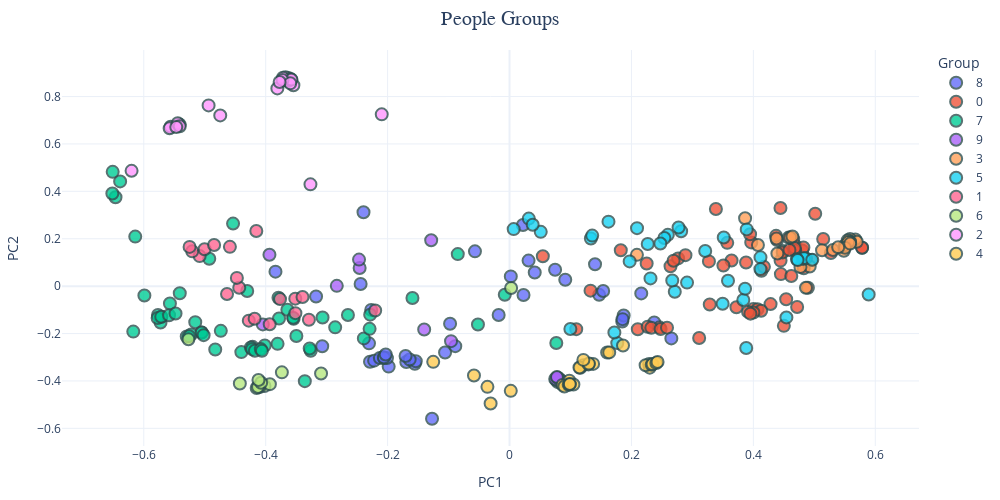

Notebook code cell kept with this figure:
### Code cell
fig = px.scatter(x="x_embedding", y="y_embedding", color="Group", hover_data=["Name", "About_Me", "Favorite_Music_Genres", "Outgoing", "Outdoorsy", "Politically_Correct"], data_frame=our_people,
            title = "People Groups",
            labels={ 
                "x_embedding": "PC1",  "y_embedding": "PC2"
            },
            width=1000, height=500,
            )

# Customize hover label appearance
fig.for_each_trace(lambda trace: trace.update(
    hoverlabel=dict(
        bgcolor="white",  # Dark background with transparency
        font_size=14,  # Font size
        font_family="Arial",  # Font family
        font_color=trace.marker.color,  # White text
        bordercolor=trace.marker.color,  # Border color based on the trace's color
    ),
    hovertemplate=(
        "<b> Name: </b> %{customdata[0]}<br>"  # Show Name
        "<b> About Me: </b> %{customdata[1]}<br>"  # Show About Me
        "<b> Favorite Music Genres: </b> %{customdata[2]}<br>"  # Show Favorite Music Genres
        "<b> Outgoing: </b> %{customdata[3]}<br>"  # Show Outgoing
        "<b> Outdoorsy: </b> %{customdata[4]}<br>"  # Show Outdoorsy
        "<b> Politically Correct: </b> %{customdata[5]}<br>"  # Show Politically Correct
        "<extra></extra>"  # Remove trace info from the hover
    )
    ))

fig.update_layout(
    title_font_size=20, 
    title_font_family="Arial", 
    title_x=0.5,  # Center the title
    xaxis_title_font_size=14, 
    yaxis_title_font_size=14,
    showlegend=True,
    legend_title="Group",
    legend_title_font_size=14,
    legend_font_size=12,
    margin=dict(l=50, r=50, t=50, b=50),  # Adjust margins for better spacing
    template="plotly_white"  # Clean white background
)

fig.update_traces(marker=dict(size=12, opacity=0.8, line=dict(width=2, color='DarkSlateGrey')))

fig.show()

### Figure 1 — Plotly figure (JSON) as saved in the notebook; plotly's stock layout.template omitted (floating-point values rounded to 4 significant figures; data arrays with more than 128 entries replaced by an {"elided": "..."} marker saying what was removed)
{"data": [{"customdata": {"elided": "43x6 mixed values"}, "hoverlabel": {"bgcolor": "white", "bordercolor": "#636efa", "font": {"color": "#636efa", "family": "Arial", "size": 14}}, "hovertemplate": "<b> Name: </b> %{customdata[0]}<br><b> About Me: </b> %{customdata[1]}<br><b> Favorite Music Genres: </b> %{customdata[2]}<br><b> Outgoing: </b> %{customdata[3]}<br><b> Outdoorsy: </b> %{customdata[4]}<br><b> Politically Correct: </b> %{customdata[5]}<br><extra></extra>", "legendgroup": "8", "marker": {"color": "#636efa", "line": {"color": "DarkSlateGrey", "width": 2}, "opacity": 0.8, "size": 12, "symbol": "circle"}, "mode": "markers", "name": "8", "orientation": "v", "showlegend": true, "type": "scatter", "x": [-0.3174, -0.05669, -0.2443, -0.3839, -0.2396, 0.2655, 0.1849, 0.1872, -0.01784, -0.09752, 0.1855, 0.03123, 0.2161, 0.09143, 0.002098, 0.02206, 0.147, 0.02294, 0.04135, 0.1403, 0.07474, 0.1536, -0.089, -0.2289, -0.3073, -0.2305, -0.1271, -0.1057, -0.2269, 0.2374, -0.2077, -0.1983, -0.2221, -0.1693, -0.2127, -0.1553, -0.2056, -0.1538, -0.2011, -0.1638, -0.2061, -0.1705, -0.2031], "xaxis": "x", "y": [-0.04392, 0.1469, 0.008821, 0.06115, 0.3118, -0.2203, -0.1492, -0.1236, -0.1217, -0.1585, -0.1392, 0.1079, -0.03067, 0.02717, 0.04107, 0.2582, -0.03664, -0.0375, 0.05758, 0.0925, 0.06937, -0.02056, -0.2532, -0.3186, -0.2534, -0.2414, -0.5592, -0.2801, -0.1001, -0.1534, -0.3, -0.3395, -0.3143, -0.3203, -0.3029, -0.3271, -0.3031, -0.3165, -0.3035, -0.3096, -0.3009, -0.2946, -0.2883], "yaxis": "y"}, {"customdata": {"elided": "63x6 mixed values"}, "hoverlabel": {"bgcolor": "white", "bordercolor": "#EF553B", "font": {"color": "#EF553B", "family": "Arial", "size": 14}}, "hovertemplate": "<b> Name: </b> %{customdata[0]}<br><b> About Me: </b> %{customdata[1]}<br><b> Favorite Music Genres: </b> %{customdata[2]}<br><b> Outgoing: </b> %{customdata[3]}<br><b> Outdoorsy: </b> %{customdata[4]}<br><b> Politically Correct: </b> %{customdata[5]}<br><extra></extra>", "legendgroup": "0", "marker": {"color": "#EF553B", "line": {"color": "DarkSlateGrey", "width": 2}, "opacity": 0.8, "size": 12, "symbol": "circle"}, "mode": "markers", "name": "0", "orientation": "v", "showlegend": true, "type": "scatter", "x": [0.2641, 0.05461, 0.4452, 0.45, 0.4622, 0.2766, 0.4948, 0.225, 0.48, 0.3111, 0.4826, 0.4132, 0.4445, 0.5784, 0.3284, 0.5015, 0.5784, 0.4684, 0.2692, 0.3965, 0.3643, 0.4654, 0.4446, 0.4389, 0.4173, 0.3509, 0.3946, 0.3572, 0.3881, 0.4373, 0.3271, 0.5271, 0.2886, 0.3722, 0.3386, 0.4895, 0.4578, 0.1825, 0.4538, 0.1094, 0.4718, 0.5146, 0.1329, 0.4821, 0.4282, 0.2104, 0.4484, 0.4, 0.2459, 0.4481, 0.4067, 0.2267, 0.4688, 0.4128, 0.2327, 0.4677, 0.4, 0.2479, 0.4679, 0.3914, 0.2583, 0.4593, 0.3952], "xaxis": "x", "y": [0.08376, 0.1263, 0.05086, -0.1675, 0.04277, 0.117, 0.1099, 0.09555, 0.1506, -0.2184, 0.07531, 0.0651, 0.3295, 0.1618, -0.07747, 0.3055, 0.1618, 0.1721, 0.1072, 0.1847, 0.1084, 0.1976, 0.1078, 0.1949, 0.08134, 0.087, 0.2192, 0.1826, 0.1001, 0.2122, 0.1045, 0.1396, 0.1308, -0.08887, 0.3257, -0.006882, 0.2047, 0.1515, -0.0553, -0.1815, -0.08769, 0.1987, -0.01892, 0.1629, -0.07565, -0.1818, 0.1488, -0.09665, -0.1738, 0.1423, -0.09762, -0.1715, 0.1497, -0.104, -0.1755, 0.151, -0.1111, -0.1808, 0.1609, -0.1085, -0.1751, 0.1525, -0.1159], "yaxis": "y"}, {"customdata": {"elided": "57x6 mixed values"}, "hoverlabel": {"bgcolor": "white", "bordercolor": "#00cc96", "font": {"color": "#00cc96", "family": "Arial", "size": 14}}, "hovertemplate": "<b> Name: </b> %{customdata[0]}<br><b> About Me: </b> %{customdata[1]}<br><b> Favorite Music Genres: </b> %{customdata[2]}<br><b> Outgoing: </b> %{customdata[3]}<br><b> Outdoorsy: </b> %{customdata[4]}<br><b> Politically Correct: </b> %{customdata[5]}<br><extra></extra>", "legendgroup": "7", "marker": {"color": "#00cc96", "line": {"color": "DarkSlateGrey", "width": 2}, "opacity": 0.8, "size": 12, "symbol": "circle"}, "mode": "markers", "name": "7", "orientation": "v", "showlegend": true, "type": "scatter", "x": [-0.239, -0.00779, -0.1593, -0.05178, -0.08488, -0.3805, -0.4736, -0.3644, -0.2295, -0.3261, -0.3781, -0.2286, -0.5295, -0.4828, -0.5725, -0.5051, -0.5155, -0.4399, -0.5223, -0.5051, -0.3497, -0.5019, -0.3542, -0.4015, -0.5571, -0.286, -0.3549, -0.3067, -0.3278, -0.5257, -0.3358, -0.379, -0.2651, -0.4303, -0.6388, -0.4535, 0.07675, -0.6464, -0.6172, -0.614, -0.599, -0.651, -0.4926, -0.6516, -0.541, -0.4216, -0.5714, -0.4243, -0.5767, -0.4223, -0.5773, -0.4177, -0.5713, -0.408, -0.5585, -0.4062, -0.5479], "xaxis": "x", "y": [-0.2204, -0.03634, -0.04974, -0.1619, 0.1352, -0.2435, -0.1886, -0.09962, -0.1802, -0.2724, -0.1365, -0.1203, -0.2123, -0.2671, -0.1537, -0.1956, -0.1519, -0.2782, -0.2035, -0.1956, -0.2101, -0.2067, -0.1375, -0.2506, -0.07351, -0.1738, -0.1337, -0.132, -0.2633, -0.2116, -0.4007, -0.04896, -0.1219, -0.02047, 0.4418, 0.264, -0.2398, 0.3751, -0.1917, 0.209, -0.03927, 0.4822, 0.1156, 0.3906, -0.03011, -0.256, -0.1296, -0.2585, -0.1214, -0.2657, -0.1344, -0.2728, -0.1292, -0.2656, -0.1227, -0.2729, -0.1156], "yaxis": "y"}, {"customdata": [["Michael Brown", "I am calm and enjoy relaxing activities.<br>I like country music and am somewhat<br>accepting of politically incorrect<br>jokes. I am interested in nature and<br>gardening. My hobbies include cooking<br>and reading.", "Country, Blues, Rock", 3, 3, 3], ["Aisha Musa", "I am gentle and enjoy creative<br>activities. I like jazz music and am<br>somewhat accepting of politically<br>incorrect jokes. I am interested in art<br>and painting. My hobbies include cooking<br>and photography.", "Jazz, Classical, Indie", 3, 3, 3], ["Mei Lin", "I am diligent, and I enjoy gardening.<br>I'm a fan of Jay Chou, and I embrace<br>tradition. I love dancing, and I am<br>patient.", "Pop, Classical, Indie", 3, 3, 2], ["Ethan Williams", "I am calm, and I enjoy fishing. I'm a<br>fan of Johnny Cash, and I embrace<br>history. I love running, and I am<br>sincere.", "Rock, Country", 3, 4, 4], ["Aisha Khan", "I am a curious and thoughtful individual<br>who finds joy in learning about<br>different cultures and philosophies. I<br>enjoy exploring new cuisines and<br>practicing yoga for mindfulness. My<br>favorite music includes indie and world<br>music, and I am passionate about social<br>justice and environmental<br>sustainability.", "Indie, World, Folk", 4, 3, 2], ["Priya Patel", "Thoughtful and reliable, I enjoy<br>volunteering at the local animal shelter<br>and reading philosophical books. I am<br>passionate about animal welfare and<br>ethical living. My favorite music genres<br>are indie and folk, and I enjoy<br>gardening and spending time in nature.", "Indie, Folk, Classical", 3, 3, 2], ["Fatima Khan", "I am a thoughtful and compassionate<br>person who volunteers at a local soup<br>kitchen and advocates for human rights.<br>I am passionate about social justice and<br>global equality. My favorite music<br>genres are soul and gospel, and I enjoy<br>reading poetry and attending community<br>events.", "Soul, Gospel, R&B", 3, 2, 2], ["Victoria Green", "Analytical and reliable, I enjoy<br>studying botany and learning about plant<br>life and ecosystems. I am passionate<br>about botany and environmental science.<br>My favorite music genres are classical<br>and folk, and I enjoy visiting botanical<br>gardens and nature reserves.", "Classical, Folk, World", 3, 3, 4], ["Willow Reed", "Creative and empathetic, I find joy in<br>helping animals and volunteering at an<br>animal shelter. I am passionate about<br>animal welfare and animal rescue. My<br>favorite music genres are folk and<br>country, and I enjoy spending time with<br>animals and attending animal adoption<br>events.", "Folk, Country, Indie", 4, 2, 2], ["Caroline Morgan", "Creative and empathetic, I find joy in<br>volunteering at an animal rescue shelter<br>and caring for abandoned animals. I am<br>passionate about animal welfare and<br>animal rescue. My favorite music genres<br>are folk and country, and I enjoy<br>spending time with animals and attending<br>animal adoption events.", "Folk, Country, Indie", 4, 2, 2], ["Ruby Perry", "Creative and empathetic, I find joy in<br>volunteering at an animal shelter and<br>caring for stray and abandoned animals.<br>I am passionate about animal welfare and<br>animal rescue. My favorite music genres<br>are folk and country, and I enjoy<br>spending time with animals and attending<br>animal adoption events in my city.", "Folk, Country, Indie", 4, 2, 2], ["Serenity Reed", "Creative and empathetic, I find joy in<br>volunteering at an animal shelter and<br>caring for stray and abandoned animals<br>and giving them love and attention. I am<br>passionate about animal welfare and<br>animal rescue and protecting animal<br>rights. My favorite music genres are<br>folk and country, and I enjoy spending<br>time with animals and attending animal<br>adoption events in my city and region.", "Folk, Country, Indie", 4, 2, 2], ["Genevieve Perry", "Creative and empathetic, I find joy in<br>volunteering at an animal shelter and<br>caring for stray and abandoned animals<br>and giving them love and affection and<br>support. I am passionate about animal<br>welfare and animal rescue and protecting<br>animal rights and promoting animal well-<br>being. My favorite music genres are folk<br>and country, and I enjoy spending time<br>with animals and attending animal<br>adoption events in my city and region<br>and advocating for animal rights and<br>welfare.", "Folk, Country, Indie", 4, 2, 2], ["Arya Reed", "Creative and empathetic, I find joy in<br>volunteering at an animal shelter and<br>caring for stray and abandoned animals<br>and giving them love and affection and<br>support and care. I am passionate about<br>animal welfare and animal rescue and<br>protecting animal rights and promoting<br>animal well-being and compassion towards<br>animals. My favorite music genres are<br>folk and country, and I enjoy spending<br>time with animals and attending animal<br>adoption events in my city and region<br>and advocating for animal rights and<br>welfare and promoting responsible pet<br>ownership.", "Folk, Country, Indie", 4, 2, 2], ["Natalia Perry", "Creative and empathetic, I find joy in<br>volunteering at an animal shelter and<br>caring for stray and abandoned animals<br>and giving them love and affection and<br>support and care and compassion. I am<br>passionate about animal welfare and<br>animal rescue and protecting animal<br>rights and promoting animal well-being<br>and compassion towards animals and<br>advocating for animal protection. My<br>favorite music genres are folk and<br>country, and I enjoy spending time with<br>animals and attending animal adoption<br>events in my city and region and<br>advocating for animal rights and welfare<br>and promoting responsible pet ownership<br>and animal rescue and adoption<br>initiatives.", "Folk, Country, Indie", 4, 2, 2]], "hoverlabel": {"bgcolor": "white", "bordercolor": "#ab63fa", "font": {"color": "#ab63fa", "family": "Arial", "size": 14}}, "hovertemplate": "<b> Name: </b> %{customdata[0]}<br><b> About Me: </b> %{customdata[1]}<br><b> Favorite Music Genres: </b> %{customdata[2]}<br><b> Outgoing: </b> %{customdata[3]}<br><b> Outdoorsy: </b> %{customdata[4]}<br><b> Politically Correct: </b> %{customdata[5]}<br><extra></extra>", "legendgroup": "9", "marker": {"color": "#ab63fa", "line": {"color": "DarkSlateGrey", "width": 2}, "opacity": 0.8, "size": 12, "symbol": "circle"}, "mode": "markers", "name": "9", "orientation": "v", "showlegend": true, "type": "scatter", "x": [-0.2459, -0.2833, -0.2469, -0.1285, -0.14, -0.4047, -0.09593, -0.3938, 0.08176, 0.0843, 0.0792, 0.07685, 0.07496, 0.0785, 0.07771], "xaxis": "x", "y": [0.07652, 0.001171, 0.112, 0.1934, -0.1831, -0.1613, -0.232, 0.1323, -0.3911, -0.3983, -0.4045, -0.3965, -0.3917, -0.3857, -0.3833], "yaxis": "y"}, {"customdata": {"elided": "24x6 mixed values"}, "hoverlabel": {"bgcolor": "white", "bordercolor": "#FFA15A", "font": {"color": "#FFA15A", "family": "Arial", "size": 14}}, "hovertemplate": "<b> Name: </b> %{customdata[0]}<br><b> About Me: </b> %{customdata[1]}<br><b> Favorite Music Genres: </b> %{customdata[2]}<br><b> Outgoing: </b> %{customdata[3]}<br><b> Outdoorsy: </b> %{customdata[4]}<br><b> Politically Correct: </b> %{customdata[5]}<br><extra></extra>", "legendgroup": "3", "marker": {"color": "#FFA15A", "line": {"color": "DarkSlateGrey", "width": 2}, "opacity": 0.8, "size": 12, "symbol": "circle"}, "mode": "markers", "name": "3", "orientation": "v", "showlegend": true, "type": "scatter", "x": [0.209, 0.4606, 0.4641, 0.3865, 0.4379, 0.4075, 0.5127, 0.4924, 0.4394, 0.4863, 0.5484, 0.4773, 0.5306, 0.5672, 0.5585, 0.5697, 0.5578, 0.555, 0.5587, 0.5505, 0.5557, 0.5503, 0.5589, 0.5392], "xaxis": "x", "y": [0.132, 0.205, 0.2096, 0.2867, 0.2008, 0.1736, 0.1513, 0.08294, 0.138, -0.007043, 0.1496, 0.08072, 0.1526, 0.1967, 0.1988, 0.1871, 0.1895, 0.1936, 0.1852, 0.1729, 0.1861, 0.1623, 0.1796, 0.1641], "yaxis": "y"}, {"customdata": {"elided": "40x6 mixed values"}, "hoverlabel": {"bgcolor": "white", "bordercolor": "#19d3f3", "font": {"color": "#19d3f3", "family": "Arial", "size": 14}}, "hovertemplate": "<b> Name: </b> %{customdata[0]}<br><b> About Me: </b> %{customdata[1]}<br><b> Favorite Music Genres: </b> %{customdata[2]}<br><b> Outgoing: </b> %{customdata[3]}<br><b> Outdoorsy: </b> %{customdata[4]}<br><b> Politically Correct: </b> %{customdata[5]}<br><extra></extra>", "legendgroup": "5", "marker": {"color": "#19d3f3", "line": {"color": "DarkSlateGrey", "width": 2}, "opacity": 0.8, "size": 12, "symbol": "circle"}, "mode": "markers", "name": "5", "orientation": "v", "showlegend": true, "type": "scatter", "x": [0.1768, 0.2711, 0.321, 0.3891, 0.1624, 0.3514, 0.2092, 0.1335, 0.2597, 0.1356, 0.2816, 0.006809, 0.2773, 0.03159, 0.2541, 0.05121, 0.1971, 0.038, 0.2475, 0.2267, 0.4542, 0.3883, 0.2312, 0.4117, 0.172, 0.3496, 0.09985, 0.3835, 0.3864, 0.5891, 0.3584, 0.2912, 0.267, 0.4116, 0.4815, 0.4864, 0.4831, 0.4716, 0.4727, 0.4967], "xaxis": "x", "y": [-0.2402, -0.0237, 0.1481, 0.2395, 0.2721, 0.2054, 0.2447, 0.2013, 0.2164, 0.2132, 0.2315, 0.2407, 0.2477, 0.285, 0.2031, 0.229, 0.1044, 0.259, 0.1801, 0.1779, -0.1319, -0.261, 0.03265, 0.1215, -0.1957, -0.07449, -0.1808, -0.05835, -0.01076, -0.03493, 0.02265, 0.01495, 0.02397, 0.0719, 0.1151, 0.1172, 0.1188, 0.1134, 0.1098, 0.1111], "yaxis": "y"}, {"customdata": [["Elijah Smith", "I am a software developer who enjoys<br>coding and problem-solving. I value<br>logic and efficiency in all aspects of<br>life. In my free time, I enjoy playing<br>video games and watching sci-fi movies.<br>I am reserved, appreciate electronic<br>music, and prefer quiet evenings at<br>home.", "Electronic, Indie", 2, 1, 2], ["Michael Sato", "I'm a botanist who studies plants and<br>their ecosystems. Nature and<br>sustainability are topics close to my<br>heart. I often spend time in botanical<br>gardens and conducting field research. I<br>am reserved, appreciate classical music,<br>and prefer quiet environments for<br>focused work.", "Classical, Jazz", 1, 1, 1], ["Daniel Chen", "I'm a data scientist who enjoys<br>analyzing complex datasets and<br>extracting insights. Logic and precision<br>are fundamental to my work. I often<br>spend time developing algorithms and<br>creating data visualizations. I am<br>reserved, appreciate jazz music, and<br>prefer working independently.", "Jazz, Classical, Rock", 2, 1, 2], ["Andrew Garcia", "I'm a lawyer specializing in<br>environmental law and advocating for<br>conservation. Justice and sustainability<br>are my guiding principles. I often spend<br>time researching legal precedents and<br>participating in environmental advocacy<br>groups. I am thoughtful, appreciate jazz<br>music, and enjoy intellectual debates on<br>social issues.", "Jazz, Classical, Indie", 2, 2, 2], ["Christopher Sato", "I'm an astrophysicist who studies stars<br>and galaxies and the mysteries of the<br>universe. Curiosity and exploration<br>drive my research. I often spend time<br>analyzing astronomical data and using<br>telescopes. I am reserved, appreciate<br>classical music, and prefer quiet<br>environments for deep thought.", "Classical, Jazz", 1, 1, 1], ["Joshua Chen", "I am a software engineer focused on AI<br>and machine learning algorithms. Logic<br>and efficiency are paramount in my work.<br>Free time is spent reading research<br>papers and contributing to open-source<br>AI projects. I am reserved, appreciate<br>jazz music, and prefer quiet coding<br>sessions at home.", "Jazz, Classical, Rock", 2, 1, 2], ["Tyler Sato", "I am a wildlife biologist who studies<br>animal behavior and conservation<br>efforts. Nature and biodiversity are my<br>concerns. Time is spent in the field<br>observing wildlife and contributing to<br>conservation projects. I am reserved,<br>appreciate classical music, and prefer<br>quiet natural settings.", "Classical, Jazz", 1, 1, 1], ["Logan Williams", "I'm a cybersecurity analyst focused on<br>network security and threat detection.<br>Logic and vigilance are paramount in my<br>profession. Evenings are spent<br>researching cybersecurity threats and<br>improving security protocols. I am<br>reserved, appreciate jazz music, and<br>prefer quiet, focused work environments.", "Jazz, Classical, Rock", 2, 1, 2], ["Nicholas Anderson", "I'm a journalist who enjoys reporting on<br>current events and investigative<br>reporting. Curiosity and integrity are<br>my guiding principles. Evenings are<br>spent researching stories and conducting<br>interviews. I am thoughtful, appreciate<br>jazz music, and enjoy intellectual<br>discussions about societal issues.", "Jazz, Classical, Indie", 2, 2, 2], ["Austin Jackson", "I'm a park ranger who loves protecting<br>natural environments and educating<br>visitors about conservation. Nature and<br>public service are my passions. Time is<br>spent patrolling parks and leading<br>educational tours. I am reserved,<br>appreciate classical music, and prefer<br>quiet natural settings and the solitude<br>of nature.", "Classical, Jazz", 1, 1, 1], ["Owen Harris", "I am a systems administrator, focused on<br>maintaining network infrastructure and<br>ensuring system uptime. Logic and<br>problem-solving are paramount in my<br>role. Evenings are spent monitoring<br>systems and implementing security<br>updates. I am reserved, appreciate jazz<br>music, and prefer quiet, focused<br>environments for technical work.", "Jazz, Classical, Rock", 2, 1, 2], ["Brayden Rodriguez", "I am a copywriter who enjoys crafting<br>compelling marketing content and<br>persuasive storytelling. Creativity and<br>communication skills are essential in my<br>profession. Evenings are spent writing<br>and brainstorming new campaign ideas. I<br>am thoughtful, appreciate jazz music,<br>and enjoy intellectual discussions about<br>marketing and advertising.", "Jazz, Classical, Indie", 2, 2, 2], ["Chase Lee", "I am an environmental scientist,<br>dedicated to studying ecosystems and<br>promoting environmental conservation.<br>Nature and scientific inquiry are my<br>passions. Time is spent conducting field<br>research and analyzing environmental<br>data. I am reserved, appreciate<br>classical music, and prefer quiet<br>natural environments for work and<br>reflection.", "Classical, Jazz", 1, 1, 1], ["Easton Young", "I am a network engineer, focused on<br>designing and maintaining network<br>infrastructure and ensuring efficient<br>data flow. Logic and attention to detail<br>are paramount in my role. Evenings are<br>spent troubleshooting network issues and<br>implementing network upgrades. I am<br>reserved, appreciate jazz music, and<br>prefer quiet, technically focused work.", "Jazz, Classical, Rock", 2, 1, 2], ["Lincoln Baker", "I am a technical writer who enjoys<br>explaining complex information clearly<br>and concisely. Communication skills and<br>technical understanding are essential in<br>my profession. Evenings are spent<br>writing documentation and researching<br>technical topics. I am thoughtful,<br>appreciate jazz music, and enjoy the<br>intellectual challenge of technical<br>writing.", "Jazz, Classical, Indie", 2, 2, 2], ["Miles Nelson", "I am a marine biologist, dedicated to<br>studying ocean ecosystems and promoting<br>marine conservation. Nature and<br>scientific exploration are my passions.<br>Time is spent conducting underwater<br>research and analyzing marine data. I am<br>reserved, appreciate classical music,<br>and prefer quiet natural settings and<br>the wonders of the marine world.", "Classical, Jazz", 1, 1, 1], ["Levi Mitchell", "I am a database administrator, focused<br>on managing and securing data and<br>ensuring efficient data access. Logic<br>and precision are paramount in my role.<br>Evenings are spent optimizing database<br>performance and implementing security<br>measures. I am reserved, appreciate jazz<br>music, and prefer quiet, technically<br>focused work environments.", "Jazz, Classical, Rock", 2, 1, 2], ["Leo Cook", "I am a marketing analyst who enjoys<br>analyzing marketing data and providing<br>insights for campaign optimization.<br>Analytical skills and business acumen<br>are essential in my field. Evenings are<br>spent analyzing campaign performance and<br>preparing reports. I am thoughtful,<br>appreciate jazz music, and enjoy the<br>intellectual challenge of data-driven<br>marketing.", "Jazz, Classical, Indie", 2, 2, 2], ["Caleb Gray", "I am a hydrologist, dedicated to<br>studying water resources and promoting<br>water conservation. Nature and<br>scientific inquiry are my passions. Time<br>is spent conducting hydrological<br>research and analyzing water data. I am<br>reserved, appreciate classical music,<br>and prefer quiet natural environments<br>for work and reflection.", "Classical, Jazz", 1, 1, 1]], "hoverlabel": {"bgcolor": "white", "bordercolor": "#FF6692", "font": {"color": "#FF6692", "family": "Arial", "size": 14}}, "hovertemplate": "<b> Name: </b> %{customdata[0]}<br><b> About Me: </b> %{customdata[1]}<br><b> Favorite Music Genres: </b> %{customdata[2]}<br><b> Outgoing: </b> %{customdata[3]}<br><b> Outdoorsy: </b> %{customdata[4]}<br><b> Politically Correct: </b> %{customdata[5]}<br><extra></extra>", "legendgroup": "1", "marker": {"color": "#FF6692", "line": {"color": "DarkSlateGrey", "width": 2}, "opacity": 0.8, "size": 12, "symbol": "circle"}, "mode": "markers", "name": "1", "orientation": "v", "showlegend": true, "type": "scatter", "x": [-0.4154, -0.4277, -0.5083, -0.3934, -0.4434, -0.5206, -0.3513, -0.5248, -0.4182, -0.2204, -0.5003, -0.3291, -0.3514, -0.4587, -0.4634, -0.3396, -0.4846, -0.4473, -0.3765], "xaxis": "x", "y": [0.2329, -0.1456, 0.1267, -0.1606, -0.006519, 0.1469, -0.1139, 0.1656, -0.1375, -0.1029, 0.1556, -0.1417, -0.05275, 0.1658, -0.03329, -0.04584, 0.1739, 0.03482, -0.05461], "yaxis": "y"}, {"customdata": [["Willow Walker", "I am a yoga instructor, enjoying<br>teaching mindfulness and promoting<br>physical and mental well-being. Empathy<br>and communication are key to my<br>teaching. Weekends are spent leading<br>yoga classes and attending wellness<br>workshops. I am outgoing, enjoy<br>electronic music, and love connecting<br>with students and promoting healthy<br>lifestyles.", "Electronic, Pop, Indie", 4, 3, 3], ["Lakshmi Sharma", "Thoughtful and artistic, I enjoy<br>classical Indian dance and playing the<br>sitar. I am passionate about Indian<br>culture and traditional arts. My<br>favorite music genres are classical and<br>world music, and I enjoy meditation and<br>practicing yoga.", "Classical, World, Folk", 2, 1, 3], ["Owen Carter", "Thoughtful and introspective, I find<br>peace in nature and enjoy long walks in<br>the forest. I am passionate about<br>environmentalism and mindfulness. My<br>favorite music genres are ambient and<br>folk, and I enjoy birdwatching and<br>nature photography.", "Ambient, Folk, Classical", 2, 3, 2], ["Angel Butler", "Thoughtful and introspective, I find<br>peace in meditation and practicing<br>mindfulness. I am passionate about<br>mindfulness and spiritual well-being. My<br>favorite music genres are ambient and<br>classical, and I enjoy attending<br>meditation retreats and mindfulness<br>workshops.", "Ambient, Classical, World", 2, 1, 2], ["Aaron Hayes", "Thoughtful and introspective, I find<br>peace in playing classical guitar and<br>composing instrumental music. I am<br>passionate about classical guitar and<br>instrumental composition. My favorite<br>music genres are classical and flamenco,<br>and I enjoy attending guitar concerts<br>and music workshops.", "Classical, Flamenco, World", 2, 1, 2], ["Kevin Perry", "Thoughtful and introspective, I find<br>peace in practicing yoga and meditation<br>for stress relief. I am passionate about<br>yoga and mindfulness practices. My<br>favorite music genres are ambient and<br>world music, and I enjoy attending yoga<br>classes and meditation retreats.", "Ambient, World, Classical", 2, 1, 2], ["Evan Howard", "Thoughtful and introspective, I find<br>peace in practicing yoga and meditation<br>for relaxation and stress reduction. I<br>am passionate about yoga and mindfulness<br>practices. My favorite music genres are<br>ambient and world music, and I enjoy<br>attending yoga retreats and meditation<br>centers.", "Ambient, World, Classical", 2, 1, 2], ["Chase Butler", "Thoughtful and introspective, I find<br>peace in practicing yoga and meditation<br>for relaxation and stress management in<br>my daily life. I am passionate about<br>yoga and mindfulness practices. My<br>favorite music genres are ambient and<br>world music, and I enjoy attending yoga<br>retreats and meditation centers in<br>peaceful locations.", "Ambient, World, Classical", 2, 1, 2], ["Micah Howard", "Thoughtful and introspective, I find<br>peace in practicing yoga and meditation<br>for relaxation and stress management in<br>my daily routines and life. I am<br>passionate about yoga and mindfulness<br>practices and improving mental well-<br>being. My favorite music genres are<br>ambient and world music, and I enjoy<br>attending yoga retreats and meditation<br>centers in peaceful and serene<br>locations.", "Ambient, World, Classical", 2, 1, 2], ["Bennett Butler", "Thoughtful and introspective, I find<br>peace in practicing yoga and meditation<br>for relaxation and stress management in<br>my daily routines and life and improving<br>overall well-being. I am passionate<br>about yoga and mindfulness practices and<br>enhancing mental and physical health<br>through mindful techniques. My favorite<br>music genres are ambient and world<br>music, and I enjoy attending yoga<br>retreats and meditation centers in<br>peaceful and serene locations and<br>deepening my mindfulness practice.", "Ambient, World, Classical", 2, 1, 2], ["Remi Howard", "Thoughtful and introspective, I find<br>peace in practicing yoga and meditation<br>for relaxation and stress management in<br>my daily routines and life and improving<br>overall well-being and mental clarity. I<br>am passionate about yoga and mindfulness<br>practices and enhancing mental and<br>physical health through mindful<br>techniques and cultivating inner peace<br>and tranquility. My favorite music<br>genres are ambient and world music, and<br>I enjoy attending yoga retreats and<br>meditation centers in peaceful and<br>serene locations and deepening my<br>mindfulness practice and exploring<br>different meditation techniques.", "Ambient, World, Classical", 2, 1, 2], ["Milo Butler", "Thoughtful and introspective, I find<br>peace in practicing yoga and meditation<br>for relaxation and stress management in<br>my daily routines and life and improving<br>overall well-being and mental clarity<br>and emotional balance. I am passionate<br>about yoga and mindfulness practices and<br>enhancing mental and physical health<br>through mindful techniques and<br>cultivating inner peace and tranquility<br>and promoting stress reduction and<br>emotional regulation. My favorite music<br>genres are ambient and world music, and<br>I enjoy attending yoga retreats and<br>meditation centers in peaceful and<br>serene locations and deepening my<br>mindfulness practice and exploring<br>different meditation techniques and<br>achieving a state of inner calm and<br>serenity.", "Ambient, World, Classical", 2, 1, 2]], "hoverlabel": {"bgcolor": "white", "bordercolor": "#B6E880", "font": {"color": "#B6E880", "family": "Arial", "size": 14}}, "hovertemplate": "<b> Name: </b> %{customdata[0]}<br><b> About Me: </b> %{customdata[1]}<br><b> Favorite Music Genres: </b> %{customdata[2]}<br><b> Outgoing: </b> %{customdata[3]}<br><b> Outdoorsy: </b> %{customdata[4]}<br><b> Politically Correct: </b> %{customdata[5]}<br><extra></extra>", "legendgroup": "6", "marker": {"color": "#B6E880", "line": {"color": "DarkSlateGrey", "width": 2}, "opacity": 0.8, "size": 12, "symbol": "circle"}, "mode": "markers", "name": "6", "orientation": "v", "showlegend": true, "type": "scatter", "x": [0.002605, -0.3092, -0.5268, -0.4424, -0.3734, -0.402, -0.4102, -0.4148, -0.4126, -0.3931, -0.4075, -0.4119], "xaxis": "x", "y": [-0.007506, -0.3686, -0.2241, -0.4107, -0.3637, -0.421, -0.4253, -0.4295, -0.4255, -0.4135, -0.4073, -0.396], "yaxis": "y"}, {"customdata": {"elided": "24x6 mixed values"}, "hoverlabel": {"bgcolor": "white", "bordercolor": "#FF97FF", "font": {"color": "#FF97FF", "family": "Arial", "size": 14}}, "hovertemplate": "<b> Name: </b> %{customdata[0]}<br><b> About Me: </b> %{customdata[1]}<br><b> Favorite Music Genres: </b> %{customdata[2]}<br><b> Outgoing: </b> %{customdata[3]}<br><b> Outdoorsy: </b> %{customdata[4]}<br><b> Politically Correct: </b> %{customdata[5]}<br><extra></extra>", "legendgroup": "2", "marker": {"color": "#FF97FF", "line": {"color": "DarkSlateGrey", "width": 2}, "opacity": 0.8, "size": 12, "symbol": "circle"}, "mode": "markers", "name": "2", "orientation": "v", "showlegend": true, "type": "scatter", "x": [-0.62, -0.2096, -0.3266, -0.4745, -0.4937, -0.3809, -0.3546, -0.5559, -0.3628, -0.3639, -0.5576, -0.3673, -0.3584, -0.5413, -0.3675, -0.361, -0.5443, -0.3716, -0.3577, -0.541, -0.3726, -0.3597, -0.5467, -0.3771], "xaxis": "x", "y": [0.4865, 0.7248, 0.4295, 0.7203, 0.7626, 0.8342, 0.8475, 0.6727, 0.8784, 0.8652, 0.6658, 0.8704, 0.8724, 0.6819, 0.8811, 0.873, 0.6873, 0.8791, 0.8714, 0.6745, 0.8698, 0.8556, 0.6717, 0.8616], "yaxis": "y"}, {"customdata": {"elided": "29x6 mixed values"}, "hoverlabel": {"bgcolor": "white", "bordercolor": "#FECB52", "font": {"color": "#FECB52", "family": "Arial", "size": 14}}, "hovertemplate": "<b> Name: </b> %{customdata[0]}<br><b> About Me: </b> %{customdata[1]}<br><b> Favorite Music Genres: </b> %{customdata[2]}<br><b> Outgoing: </b> %{customdata[3]}<br><b> Outdoorsy: </b> %{customdata[4]}<br><b> Politically Correct: </b> %{customdata[5]}<br><extra></extra>", "legendgroup": "4", "marker": {"color": "#FECB52", "line": {"color": "DarkSlateGrey", "width": 2}, "opacity": 0.8, "size": 12, "symbol": "circle"}, "mode": "markers", "name": "4", "orientation": "v", "showlegend": true, "type": "scatter", "x": [0.1862, 0.1602, -0.03103, -0.1252, -0.03625, 0.2301, 0.1371, 0.1636, 0.002056, -0.05833, 0.09811, 0.1213, 0.229, 0.08686, 0.1161, 0.2233, 0.08997, 0.1147, 0.2333, 0.09711, 0.1295, 0.2347, 0.1048, 0.1303, 0.2408, 0.09865, 0.1211, 0.2429, 0.09892], "xaxis": "x", "y": [-0.2502, -0.2798, -0.4951, -0.3194, -0.4248, -0.3439, -0.328, -0.2796, -0.4417, -0.3772, -0.3986, -0.3332, -0.3284, -0.4167, -0.344, -0.3338, -0.4234, -0.3431, -0.3313, -0.4162, -0.33, -0.3289, -0.4149, -0.3268, -0.3245, -0.4145, -0.3111, -0.3196, -0.4132], "yaxis": "y"}], "layout": {"height": 500, "legend": {"font": {"size": 12}, "title": {"font": {"size": 14}, "text": "Group"}, "tracegroupgap": 0}, "margin": {"b": 50, "l": 50, "r": 50, "t": 50}, "showlegend": true, "title": {"font": {"family": "Arial", "size": 20}, "text": "People Groups", "x": 0.5}, "width": 1000, "xaxis": {"anchor": "y", "domain": [0, 1], "title": {"font": {"size": 14}, "text": "PC1"}}, "yaxis": {"anchor": "x", "domain": [0, 1], "title": {"font": {"size": 14}, "text": "PC2"}}}}
